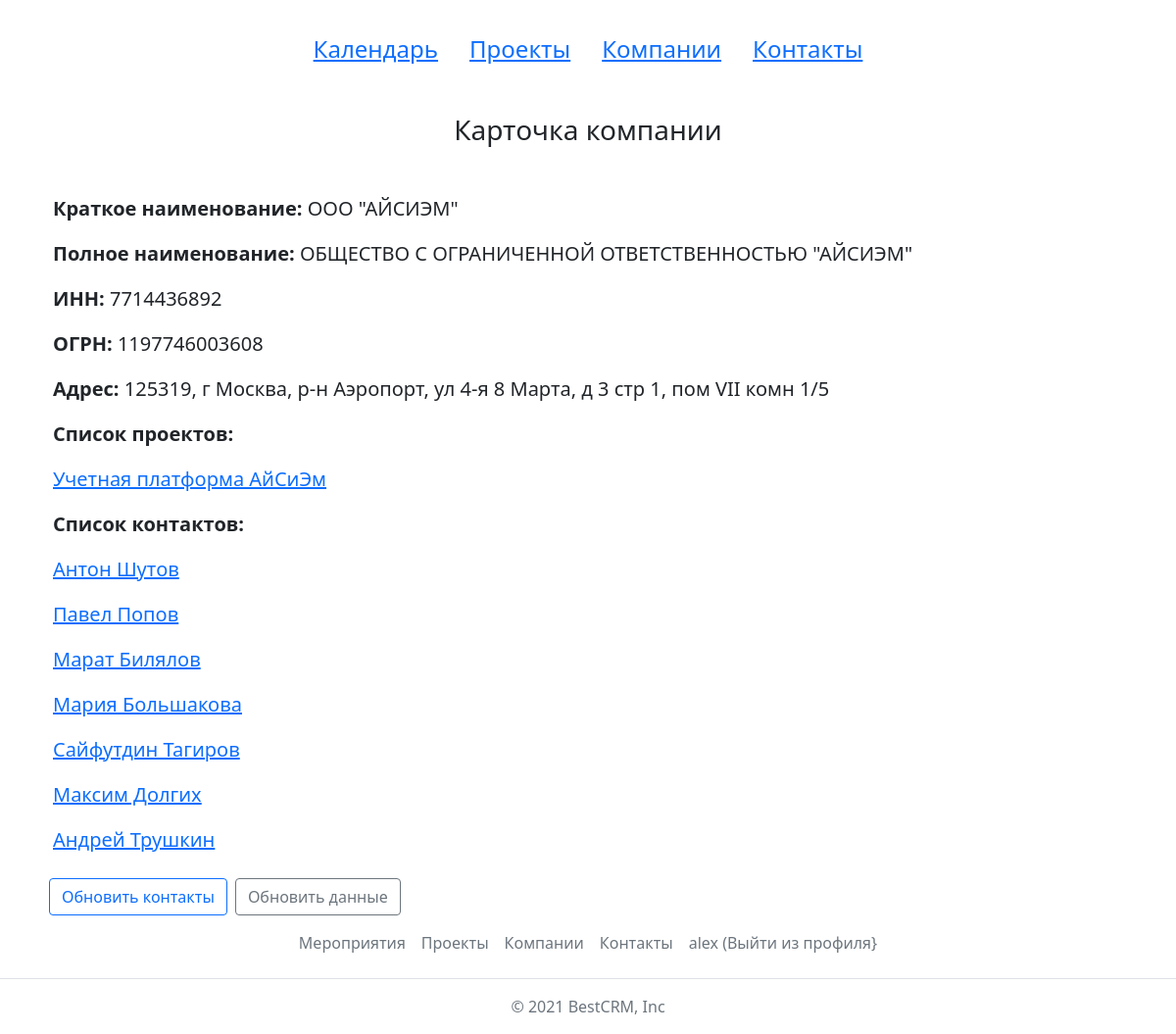
Page /companies/6/ (signed in) on the committed database.
### crm/models.py (models this page shows, shortened)
class Company(models.Model):
    inn_number = models.CharField(max_length=10, verbose_name='ИНН', unique=True)
    ogrn_number = models.CharField(max_length=13, verbose_name='ОГРН', unique=True)
    short_name = models.CharField(max_length=250, verbose_name='Сокращенное наименование')
    full_name = models.CharField(max_length=250, verbose_name='Полное наименование')
    address = models.CharField(max_length=250, verbose_name='Адрес')
    contacts = models.ManyToManyField(Contact, verbose_name='Контакты', related_name='companies', blank=True)
    class Meta:
        verbose_name = 'Компания'
        verbose_name_plural = 'Компании'

class Project(models.Model):
    name = models.CharField(max_length=500, unique=True, verbose_name='Короткое название проекта')
    full_name = models.CharField(max_length=500, unique=True, blank=True, verbose_name='Полное название проекта')
    description = models.TextField(null=True, verbose_name='Описание')
    start_date = models.DateField(null=True, verbose_name='Начало проекта')
    end_date = models.DateField(null=True, verbose_name='Окончание проекта')
    grant = models.FloatField(null=True, verbose_name='Грант')
    full_cost = models.FloatField(null=True, verbose_name='Бюджет проекта')
    company = models.ForeignKey(Company, on_delete=models.CASCADE, related_name='projects', verbose_name='Компания')
    contacts = models.ManyToManyField(Contact, related_name='projects', verbose_name='Контакты')
    class Meta:
        verbose_name = 'Проект'
        verbose_name_plural = 'Проекты'

class Contact(models.Model):
    first_name = models.CharField(max_length=50, verbose_name='Имя')
    second_name = models.CharField(max_length=50, verbose_name='Отчество', blank=True, null=True)
    last_name = models.CharField(max_length=50, verbose_name='Фамилия', blank=True, null=True)
    email = models.EmailField(max_length=124, verbose_name='e-mail', blank=True, null=True)
    phone = models.CharField(max_length=12, verbose_name='Телефон', blank=True, null=True)
    additional_info = models.TextField(blank=True, verbose_name='Дополнительная информация')
    def __str__(self):
        if self.last_name:
            full_name = str(self.first_name) + ' ' + str(self.last_name)
        else:
            full_name = str(self.first_name)
        return full_name
    class Meta:
        verbose_name = "Контакт"
        verbose_name_plural = "Контакты"

### crm/views.py (the view)
# urls.py: path('companies/<company_id>/', views.company_details_view, name='company_details'),
@login_required
def company_details_view(request, company_id):
    company = Company.objects.get(id=company_id)
    flag = 'get'
    if request.method == "POST":
        ogrn_number = request.POST['ogrn_number']
        company = data_update.company_profile_update(ogrn_number)
        flag = 'post'
    ctx = {
        'company': company,
        'flag': flag
    }
    return render(request, 'crm/company_details.html', ctx)

### crm/templates/crm/company_details.html (shortened to what this page needs)
{% extends 'base.html'%}
{% block content %}
<h3 class="text-center">Карточка компании</h3>
<div class="container mt-5 fs-5">
  <p><b>Краткое наименование: </b>{{company.short_name}}</p>
  <p><b>Полное наименование: </b>{{company.full_name}}</p>
  <p><b>ИНН: </b>{{company.inn_number}}</p>
  <p><b>ОГРН: </b>{{company.ogrn_number}}</p>
  <p><b>Адрес: </b>{{company.address}}</p>
  <p><b>Список проектов: </b></p>
  {% for project in company.projects.all %}
  <p><a href="{% url 'project_details' project.id %}">{{project.name}}</a></p>
  {% empty %}
    <p>Список пуст</p>
  {% endfor %}
  <p><b>Список контактов: </b></p>
{% for contact in company.contacts.all %}
  <p><a href="{% url 'contact_details' contact.id %}">{{contact}}</a></p>
{% empty %}
  <p>Список пуст</p>
{% endfor %}
</div>
<div class="d-flex flex-row col-sm-12 col-lg-7 p-2 fs-5">
    <a class="btn btn-outline-primary" href="{% url 'company_contacts_update' company.id %}">Обновить контакты</a>
    <form method="post">
      <input class="btn btn-outline-secondary ms-2" type="submit" value="Обновить данные">
    </form>
</div>
{% endblock %}

### crm/templates/base.html (shortened to what this page needs)
{% load static %}
{% load crispy_forms_tags %}
<!DOCTYPE html>
<html class="h-100" lang="ru">
<head>
    <link href="https://cdn.jsdelivr.net/npm/bootstrap@5.1.1/dist/css/bootstrap.min.css" rel="stylesheet">
</head>
<body class="d-flex flex-column h-100">
<header>
  <div class="container p-3 fs-4">
    <div class="d-flex justify-content-center">
      <a class="m-3" href="{% url 'events' %}">Календарь</a>
      <a class="m-3" href="{% url 'projects' %}">Проекты</a>
      <a class="m-3" href="{% url 'companies' %}">Компании</a>
      <a class="m-3" href="{% url 'contacts' %}">Контакты</a>
    </div>
  </div>
</header>
<div class="container mt-3">
  {% block content %}
  {% endblock %}
</div>
<footer class="footer mt-auto">
    <ul class="nav justify-content-center border-bottom pb-3 mb-3">
        <li class="nav-item">
            <a class="nav-link px-2 text-muted" href="#">Мероприятия</a>
        </li>
        <li class="nav-item">
            <a class="nav-link px-2 text-muted" href="#">Проекты</a>
        </li>
        <li class="nav-item">
            <a class="nav-link px-2 text-muted" href="#">Компании</a>
        </li>
        <li class="nav_item">
            <a class="nav-link px-2 text-muted" href="#">Контакты</a>
        </li>
        <li class="nav_item">
            {% if not user.is_authenticated %}
            <a class="nav-link px-2 text-muted" href="{% url 'login' %}">Авторизация</a>
            {% else %}
            <a class="nav-link px-2 text-muted" href="{% url 'logout' %}">{{user}} (Выйти из профиля}</a>
            {% endif %}
        </li>
    </ul>
    <p class="text-center text-muted">© 2021 BestCRM, Inc</p>
</footer>
</body>
</html>

### rows in the picture
Company: short_name "ООО \"АЙСИЭМ\"", full_name "ОБЩЕСТВО С ОГРАНИЧЕННОЙ ОТВЕТСТВЕННОСТЬЮ \"АЙСИЭМ\"", inn_number "7714436892", ogrn_number "1197746003608", address "125319, г Москва, р-н Аэропорт, ул 4-я 8 Марта, д 3 стр 1, пом VII комн 1/5"
Project: name "Учетная платформа АйСиЭм"
Contact: last_name+first_name "Антон Шутов"
Contact: last_name+first_name "Павел Попов"
Contact: last_name+first_name "Марат Билялов"
Contact: last_name+first_name "Мария Большакова"
Contact: last_name+first_name "Сайфутдин Тагиров"
Contact: last_name+first_name "Максим Долгих"
Contact: last_name+first_name "Андрей Трушкин"

### other values in the picture
{{ user }} "alex"
